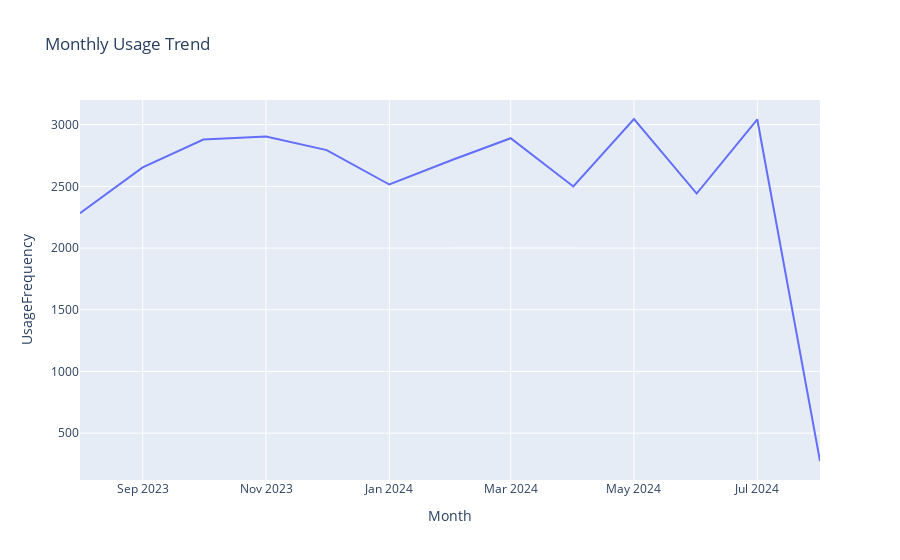

Write notebook code for a chart like this one.
### Code cell
#Section 4: Monthly usage trend
monthly_usage=merged.groupby('Month')['UsageFrequency'].sum().reset_index()
fig2=px.line(monthly_usage,x='Month', y='UsageFrequency', title='Monthly Usage Trend')
fig2.show()

### Figure 1 — Plotly figure (JSON) as saved in the notebook; plotly's stock layout.template omitted (floating-point values rounded to 4 significant figures)
{"data": [{"hovertemplate": "Month=%{x}<br>UsageFrequency=%{y}<extra></extra>", "legendgroup": "", "line": {"color": "#636efa", "dash": "solid"}, "marker": {"symbol": "circle"}, "mode": "lines", "name": "", "orientation": "v", "showlegend": false, "type": "scatter", "x": ["2023-08-01T00:00:00", "2023-09-01T00:00:00", "2023-10-01T00:00:00", "2023-11-01T00:00:00", "2023-12-01T00:00:00", "2024-01-01T00:00:00", "2024-02-01T00:00:00", "2024-03-01T00:00:00", "2024-04-01T00:00:00", "2024-05-01T00:00:00", "2024-06-01T00:00:00", "2024-07-01T00:00:00", "2024-08-01T00:00:00"], "xaxis": "x", "y": [2282, 2654, 2879, 2905, 2794, 2515, 2714, 2890, 2499, 3046, 2442, 3042, 274], "yaxis": "y"}], "layout": {"legend": {"tracegroupgap": 0}, "title": {"text": "Monthly Usage Trend"}, "xaxis": {"anchor": "y", "domain": [0, 1], "title": {"text": "Month"}}, "yaxis": {"anchor": "x", "domain": [0, 1], "title": {"text": "UsageFrequency"}}}}
